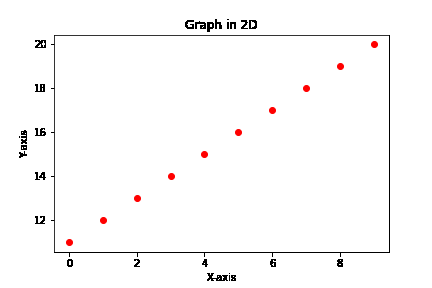
#> input picture Usual/Test.png, 432 x 288 px
$ python Cartoon.py --image Test.png
#> lines starting #> are read from the running program, lines starting #| are printed output that depends on the picture; after the words box and inside, x2 and y2 are one past the last pixel; in counts of white or black regions, pixels touching at a corner belong together
#> further down, img is the input picture: shape (288, 432, 3); mean B, G, R 250, 250, 250.8
import numpy as np
import argparse
import cv2

def edge_mask(img, line_size, blur_value):
#> called with line_size = 7, blur_value = 7
	gray = cv2.cvtColor(img,cv2.COLOR_BGR2GRAY)
	gray_blur = cv2.medianBlur(gray, blur_value)
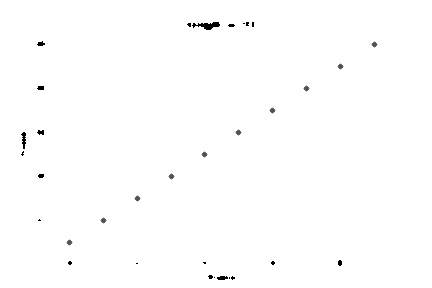
#> gray_blur: shape (288, 432); min 0, max 255, mean 253.8
	edges = cv2.adaptiveThreshold(gray_blur, 255,
	 cv2.ADAPTIVE_THRESH_MEAN_C, cv2.THRESH_BINARY, line_size, blur_value)
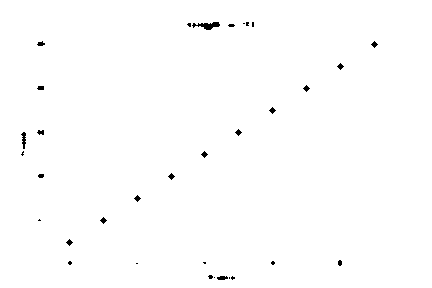
#> edges: shape (288, 432); 99.4% white; 33 black regions (15 under 20 px), largest, box (x1, y1, x2, y2) and area: (192, 22, 220, 30) 120, (21, 132, 26, 149) 51, (217, 276, 228, 280) 35
	return edges

def color_quantization(img, k):
	#Transform the image
#> called with k = 9
	data = np.float32(img).reshape((-1,3))

	#Determine criteria
	criteria = (cv2.TERM_CRITERIA_EPS + cv2.TERM_CRITERIA_MAX_ITER, 20, 0.001)

	#Implementing K-mean
	ret, label, center = cv2.kmeans(data, k, None, criteria, 10, cv2.KMEANS_RANDOM_CENTERS)
#> ret = 91636.9; center = [[255, 255, 255], [164, 164, 255], [1.52, 1.52, 255], [31, 31, 255], [255.5, 255.5, 255.5], [50.81, 50.81, 50.81], [255, 255, 255], [0.0118, 0.0118, 0.0118], [255, 255, 255]]
	center = np.uint8(center)
#> center = [[255, 255, 255], [164, 164, 255], [1, 1, 255], [31, 31, 255], [255, 255, 255], [50, 50, 50], [255, 255, 255], [0, 0, 0], [255, 255, 255]]
	result = center[label.flatten()]
	result = result.reshape(img.shape)
	return result


line_size = 7
blur_value = 7
total_color = 9
ap = argparse.ArgumentParser()
ap.add_argument("-i", "--image", required=True, help = 'path to input image')
args = vars(ap.parse_args())

img = cv2.imread(args["image"])
image = img.copy()

edges = edge_mask(img, line_size, blur_value)
img = color_quantization(img, total_color)

blurred = cv2.bilateralFilter(img, d=7, sigmaColor = 230, sigmaSpace = 200)

cartoon = cv2.bitwise_and(blurred, blurred, mask=edges)

cv2.imshow("Quantized", img)
cv2.imshow("Original",image)
cv2.imshow("Cartoon",cartoon)
cv2.waitKey(0)
